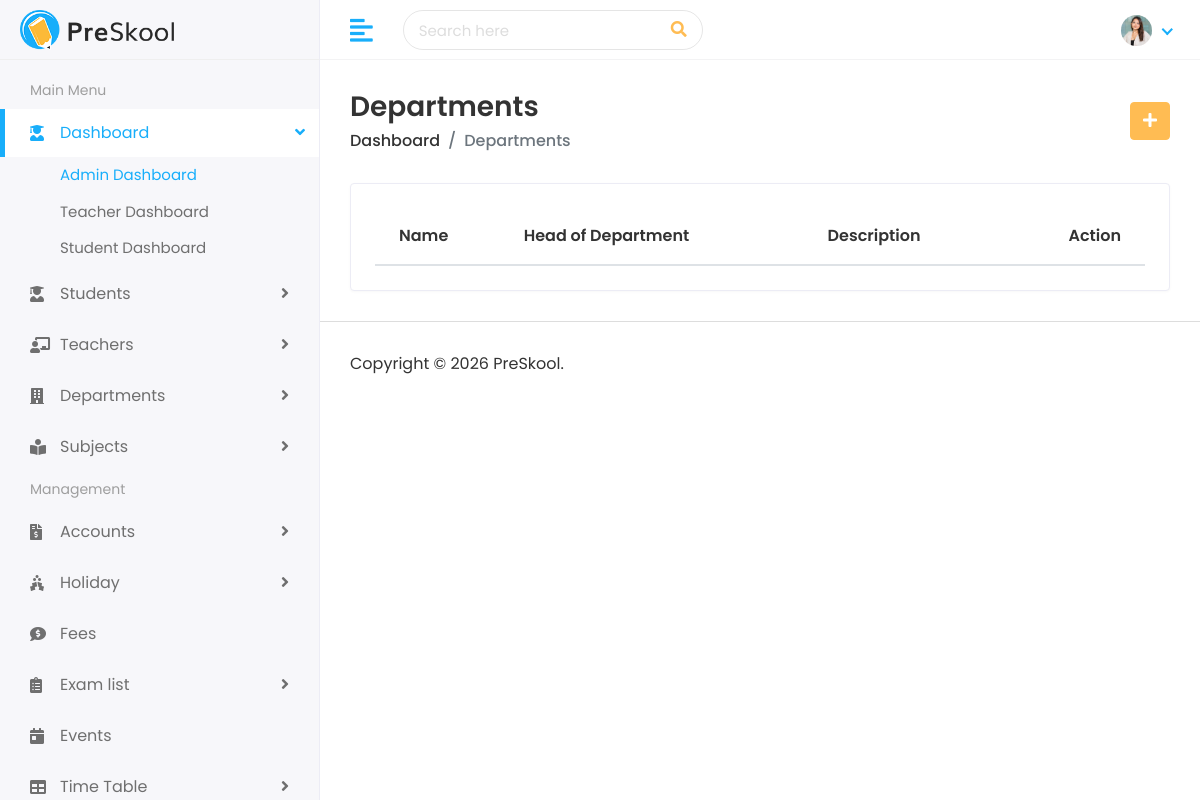
Page /departments/ on the earlier database version.
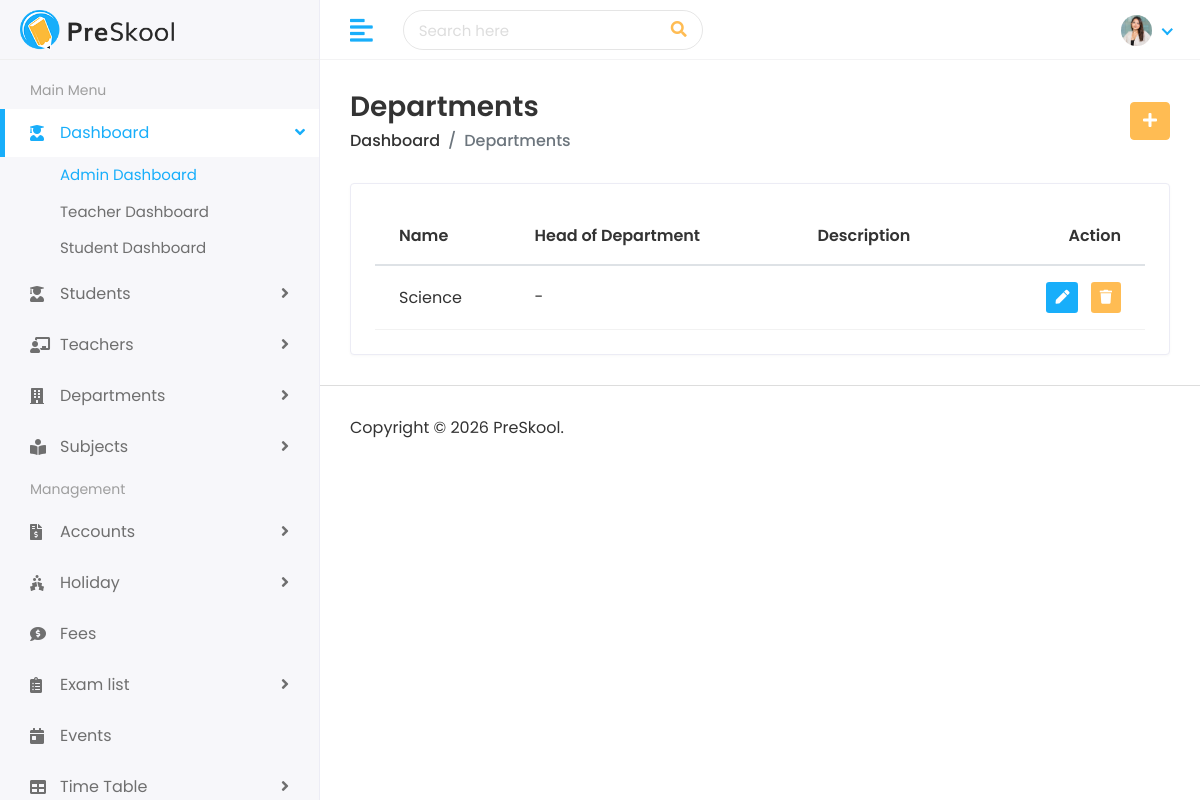
Same page on the later database version.
### faculty/models.py (models this page shows, shortened)
class Department(models.Model):
    name = models.CharField(max_length=200, unique=True)
    description = models.TextField(blank=True)
    head_teacher = models.ForeignKey(
        'Teacher', on_delete=models.SET_NULL,
        null=True, blank=True, related_name='headed_department'
    )

### faculty/views.py (the view)
# urls.py: path('departments/', views.department_list, name='department_list'),
def department_list(request):
    departments = Department.objects.all()
    return render(request, 'departments/departments.html', {'departments': departments})

### templates/departments/departments.html (shortened to what this page needs)
{% extends 'Home/base.html' %}
{% load static %}
{% block body %}
<div class="page-wrapper">
    <div class="content container-fluid">
        <div class="page-header">
            <div class="row align-items-center">
                <div class="col">
                    <h3 class="page-title">Departments</h3>
                    <ul class="breadcrumb">
                        <li class="breadcrumb-item"><a href="/dashboard">Dashboard</a></li>
                        <li class="breadcrumb-item active">Departments</li>
                    </ul>
                </div>
                <div class="col-auto text-right float-right ml-auto">
                    <a href="{% url 'add_department' %}" class="btn btn-primary"><i class="fas fa-plus"></i></a>
                </div>
            </div>
        </div>
        <div class="row">
            <div class="col-sm-12">
                <div class="card card-table">
                    <div class="card-body">
                        <div class="table-responsive">
                            <table class="table table-hover table-center mb-0 datatable">
                                <thead>
                                    <tr>
                                        <th>Name</th>
                                        <th>Head of Department</th>
                                        <th>Description</th>
                                        <th class="text-right">Action</th>
                                    </tr>
                                </thead>
                                <tbody>
                                    {% for department in departments %}
                                    <tr>
                                        <td>
                                            <h2>
                                                <a href="{% url 'view_department' department.pk %}">{{ department.name }}</a>
                                            </h2>
                                        </td>
                                        <td>{% if department.head_teacher %}{{ department.head_teacher.first_name }} {{ department.head_teacher.last_name }}{% else %}-{% endif %}</td>
                                        <td>{{ department.description }}</td>
                                        <td class="text-right">
                                            <div class="actions">
                                                <a href="{% url 'edit_department' department.pk %}" class="btn btn-sm bg-success-light mr-2">
                                                    <i class="fas fa-pen"></i>
                                                </a>
                                                <form action="{% url 'delete_department' department.pk %}" method="POST" style="display:inline;">
                                                    <button type="submit" class="btn btn-sm bg-danger-light" onclick="return confirm('Are you sure you want to delete this department?');">
                                                        <i class="fas fa-trash"></i>
                                                    </button>
                                                </form>
                                            </div>
                                        </td>
                                    </tr>
                                    {% endfor %}
                                </tbody>
                            </table>
                        </div>
                    </div>
                </div>
            </div>
        </div>
    </div>
    <footer>
        <p>Copyright © 2026 PreSkool.</p>
    </footer>
</div>
{% endblock %}

Differences in the rows shown:
added Department: name "Science"
